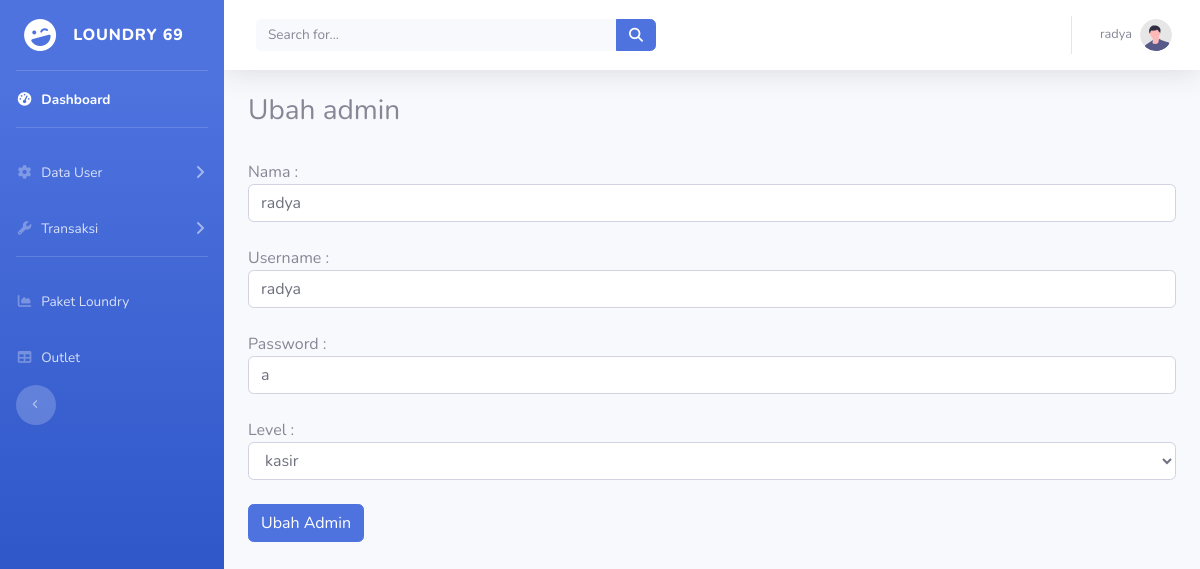
The page /ubah_admin.php?id_user=2 (signed in) on the database its author committed.
### tables this page shows
CREATE TABLE `user` (
  `id_user` int(11) NOT NULL,
  `nama` varchar(100) NOT NULL,
  `username` varchar(30) NOT NULL,
  `password` varchar(250) NOT NULL,
  `level` enum('admin','kasir','owner') NOT NULL
);

### ubah_admin.php (the view, shortened to what this page needs)
<?php include 'navbar.php'?>
<body>
<?php
    include "koneksi.php";
    $qry_get_user=mysqli_query($conn,"select * from user where id_user='".$_GET['id_user']."'");
    $dt_user=mysqli_fetch_array($qry_get_user);
    ?>
    <div class="container-fluid">
    <h3>Ubah admin</h3>
    <form action="proses_ubah_admin.php" method="post"  enctype="multipart/form-data"  >
    <br>
        Nama :
        <input type="text" name="nama" value="<?= $dt_user['nama']?>" class="form-control"><br>
        Username :
        <input type="text" name="username" value="<?= $dt_user['username']?>" class="form-control"><br>
        Password :
        <input type="text" name="password" value="<?= $dt_user['password']?>" class="form-control"><br>
         Level :
    <select name="level"   class="form-control">
            <option value="kasir">kasir</option>
        </select>
           <br>
        <input type="submit" name="simpan" value="Ubah Admin" class="btn btn-primary">
    </form>
</body>

### rows shown on the page
user: nama "radya", username "radya", password "a"

### other values the page prints
$_SESSION['username'] "radya"
